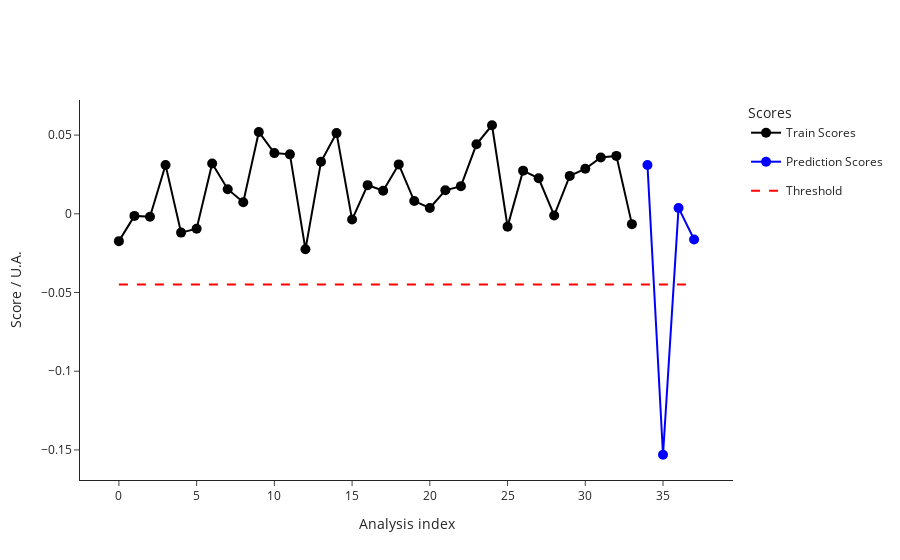

The notebook cell saved with this chart:
### Code cell
test_data = pd.read_csv("dev/test_2_features.csv")
test_metadata = pd.read_csv("dev/test_2_metadata.csv")
ana.predict(test_data, test_metadata)
outliers_test = ana.test_prediction_outliers()
print(outliers_test)
ana.plot_scores()
